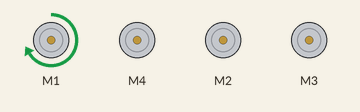
This sketch was run on a simulated Arduino Uno, built with avr-gcc and run on an emulated ATmega328P. On the bench: 4 × DC motor (green arrow = forward, orange = backward, longer = faster). What the sketch prints to the serial monitor is not drawn.

Above: at 0.16 s.
At 2.1 s:
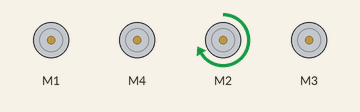
At 3.4 s:
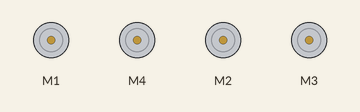
At 6.1 s:
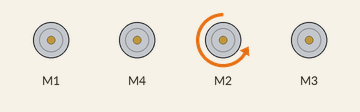
At 10.1 s:
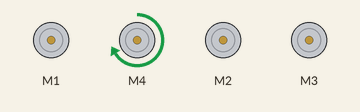
At 14.3 s:
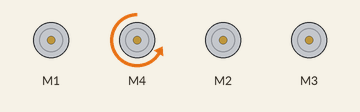
Timing chart, 0 to 18.6 s (numbered marks = the images above):
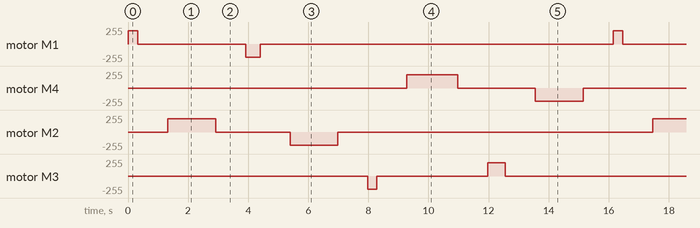

Measured:
- by itself, motor M1: repeats every 16.2 s: stopped 3.6 s, backward 200/255 0.48 s, stopped 11.8 s, forward 200/255 0.32 s
- by itself, motor M2: repeats every 16.2 s: stopped 2.5 s, backward 200/255 1.6 s, stopped 10.5 s, forward 200/255 1.6 s
- by itself, motor M4: stopped → forward 200/255 at 9.3 s, → stopped 1.7 s later, → backward 200/255 2.6 s later, → stopped 1.6 s later, … (8 changes in this stretch)
- by itself, motor M3: stopped → backward 200/255 at 8.0 s, → stopped 0.30 s later, → forward 200/255 3.7 s later, → stopped 0.57 s later, … (8 changes in this stretch)

The sketch:

Project_Robot_Control_Code.ino
```cpp
#include <AFMotor.h> // Uses addafruit custom library to control the motor shield
#include <Servo.h>
int i=0; // Counter used to limit loop when needed

// Declaring motors for the motor shield
AF_DCMotor LeftShoulder(1);
AF_DCMotor LeftBase(2);
AF_DCMotor RightShoulder(3);
AF_DCMotor RightBase(4);

//Inital was going to be used but due to inconsistency of the pots it was not initialized
int potls = A0;     // input pin for the left shoulder potentiometer
int potlb = A1;    // input pin for the left base potentiometer
int potrs = A2;    // input pin for the right shoulder potentiometer
int potrb = A3; // input pin for the right base potentiometer


int valls = 0;        // variable to store the value coming from the sensor on the right shoulder
int vallb = 0;       // variable to store the value coming from the sensor on the right base
int valrs = 0;       // variable to store the value coming from the sensor on the left shoulder
int valrb = 0;    // variable to store the value coming from the sensor on the left base


void setup() {
  Serial.begin(9600); // set up Serial library at 9600 bps
  Serial.println("Hope it works"); // General well wishes
}

void loop() {
 //if (i<1){ // Comment this line in when debugging and out when not
 //Control combination used for the robot
  LSD(320);
  STOP();

  LCC(1600);
  STOP();

  LSU(480);
  STOP();

  LCW(1580);
  STOP();

  RSD(300);
  STOP();

  RCW(1700);
  STOP();

  RSU(570);
  STOP();

  RCC(1600);
  STOP();

 //i++;} // Used for debugging purposes when commentted in and not when out
}

//Function created to control the robot. They used the adafruit library custom digital write functions
// The controls are based on a timer set up that allows the motor to run for a decided amount of time before being turned off

//Controls left shoulder up movement
void LSU(int timeset){
LeftShoulder.run(BACKWARD);
LeftShoulder.setSpeed(200);
delay(timeset);}

//Controls left shoulder down movement
void LSD(int timeset){
LeftShoulder.run(FORWARD);
LeftShoulder.setSpeed(200);
delay(timeset);}

//Controls left base clockwise rotation
void LCW(int timeset){
LeftBase.run(BACKWARD);
LeftBase.setSpeed(200);
delay(timeset);
}


//Controls left base counter clockwise rotation
void LCC(int timeset){
LeftBase.run(FORWARD);
LeftBase.setSpeed(200);
delay(timeset);
}


//Controls right shoulder up movement
void RSU(int timeset){
RightShoulder.run(FORWARD);
RightShoulder.setSpeed(200);
delay(timeset);}


//Controls right shoulder down movement
void RSD(int timeset){
RightShoulder.run(BACKWARD);
RightShoulder.setSpeed(200);
delay(timeset);}

//Controls left base clockwise rotation
void RCW(int timeset){
RightBase.run(FORWARD);
 RightBase.setSpeed(200);
delay(timeset);
}


//Controls left base counter clockwise rotation
void RCC(int timeset){
RightBase.run(BACKWARD);
RightBase.setSpeed(200);
delay(timeset);
}

//Universal Stop
  void STOP(void){
    //Just sets the speed of all motors to zero
  RightBase.setSpeed(0);
  LeftBase.setSpeed(0);
  RightShoulder.setSpeed(0);
  LeftShoulder.setSpeed(0);
  delay(1000);
}


/*Code Blurb
 * The purpose of this code is control the movements of two OWI Robotic arms consectuively to get them to
 * move from its starting positon.
 * The initial code methodlogy would've used potentiometers to monitor the positioing of the robot and move according to exact positions dictated by the pots.
 * However, due to continued unrealiability and lack of responsiveness with using pots on the base and shoulder joints, the aspects critical for our desired movement, we decided to digitally write to the motors.
 * Digitally writing is not as precise with out the usage of pots, but it still gets the job done.
 * The motor driver used to control our robots motors is an adafruit arduino uno motor shield, that has a custom library for easy usage.
 * So, the code written is for an adafrutit arduino uno motor shield with the included custom adafruit motor library.
 * As a side note, the code does work and could be improved upon by incorperating the precision of the pots (which code regarding that methodlolgy has already been written, courtesy of demo 3 which miraculously had the pots working for a short time.
 */
```
